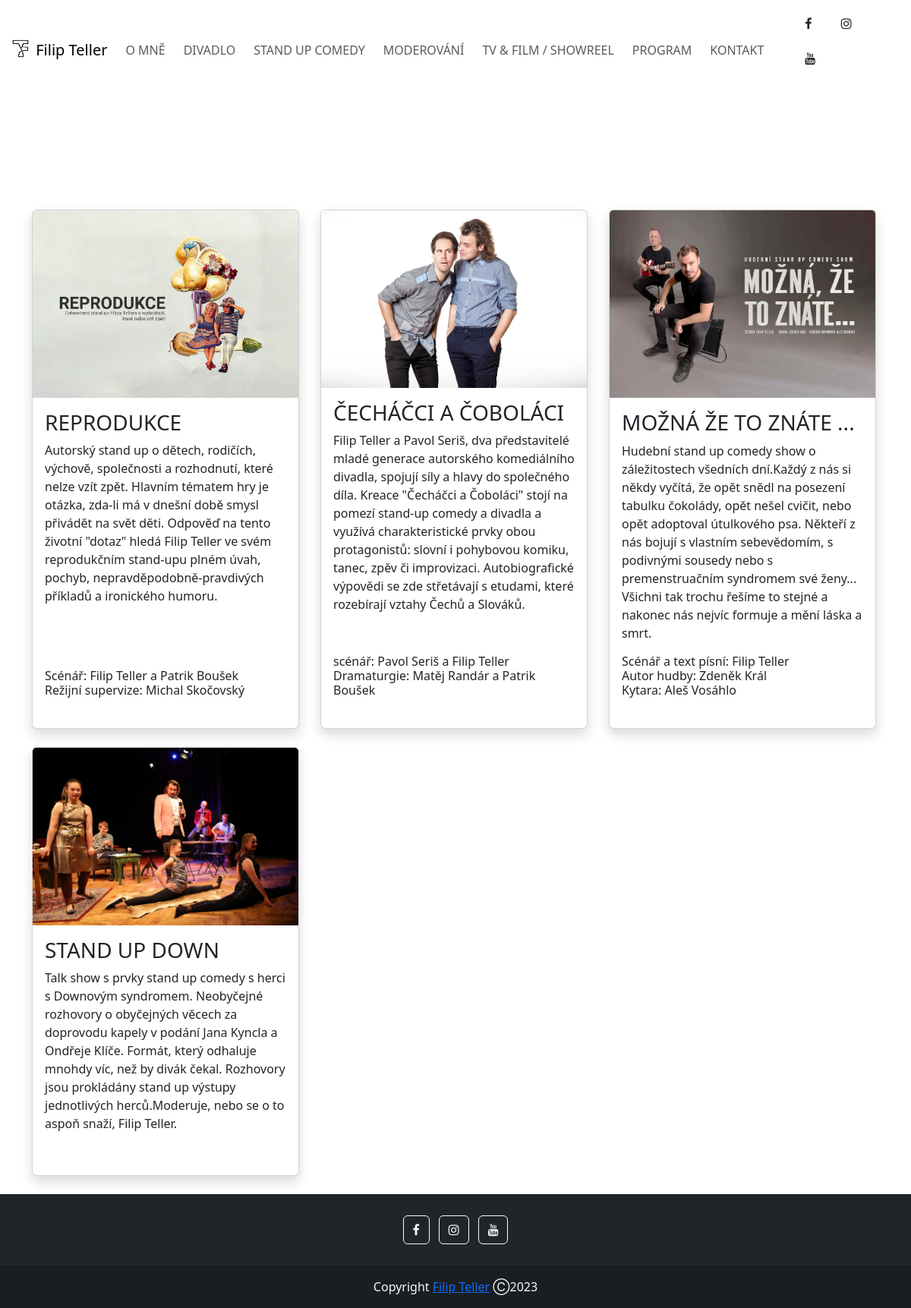
/standup, run on the app's committed database.
### ft_site/models.py (models this page shows, shortened)
class ProductionStandup(models.Model):
	name = models.CharField('Představení', max_length=120, blank=True)
	description = models.TextField('Popis', blank=True)
	authors = models.TextField('Autori', blank=True)
	fotoPath = models.TextField('Foto', blank=True)

### ft_site/views.py (the view)
# urls.py: path('standup', views.standup, name="standup"),
def standup(request):
	production = ProductionStandup.objects.all()
	return render(request, 'site/standup.html', {'production': production,})

### ft_site/templates/site/standup.html
{% extends 'site/base.html' %}
{% block content %}
{% load static %}
<div class="container ">
<br/><br/><br/>
<div class="row">
    {% for product in production %}
  <div class="col mb-4 d-flex align-items-stretch">
<div class="card shadow" style="width: 22rem;">
  <img src="{{ product.fotoPath }}" class="card-img-top" alt="">
  <div class="card-body d-flex flex-column">
    <h3 class="card-title">{{ product.name|upper }}</h3>
    <p class="card-text">{{ product.description }}</p>
    <h6 class="card-title mt-auto">{{ product.authors|linebreaks }}</h6>
 </div>
    </div>
    </div>
    {% endfor %}
  </div>
</div>
{% endblock %}

### data on the page
ProductionStandup: fotoPath (picture), name "REPRODUKCE", description "Autorský stand up o dětech, rodičích, výchově, společnosti a rozhodnutí, které nelze vzít zpět. Hlavním tématem hry je otázka, zda-li má v dnešní době smysl přivádět na svět děti. Odpověď na tento životní \"dotaz\" hledá Filip Teller ve svém reprodukčním stand-upu plném úvah, pochyb, nepravděpodobně-pravdivých příkladů a ironického humoru.", authors "Scénář: Filip Teller a Patrik Boušek Režijní supervize: Michal Skočovský"
ProductionStandup: fotoPath (picture), name "ČECHÁČCI A ČOBOLÁCI", description "Filip Teller a Pavol Seriš, dva představitelé mladé generace autorského komediálního divadla, spojují síly a hlavy do společného díla. Kreace \"Čecháčci a Čoboláci\" stojí na pomezí stand-up comedy a divadla a využívá charakteristické prvky obou protagonistů: slovní i pohybovou komiku, tanec, zpěv či improvizaci. Autobiografické výpovědi se zde střetávají s etudami, které rozebírají vztahy Čechů a Slováků.", authors "scénář: Pavol Seriš a Filip Teller Dramaturgie: Matěj Randár a Patrik Boušek"
ProductionStandup: fotoPath (picture), name "MOŽNÁ ŽE TO ZNÁTE ...", description "Hudební stand up comedy show o záležitostech všedních dní.Každý z nás si někdy vyčítá, že opět snědl na posezení tabulku čokolády, opět nešel cvičit, nebo opět adoptoval útulkového psa. Někteří z nás bojují s vlastním sebevědomím, s podivnými sousedy nebo s premenstruačním syndromem své ženy... Všichni tak trochu řešíme to stejné a nakonec nás nejvíc formuje a mění láska a smrt.", authors "Scénář a text písní: Filip Teller Autor hudby: Zdeněk Král Kytara: Aleš Vosáhlo"
ProductionStandup: fotoPath (picture), name "STAND UP DOWN", description "Talk show s prvky stand up comedy s herci s Downovým syndromem. Neobyčejné rozhovory o obyčejných věcech za doprovodu kapely v podání Jana Kyncla a Ondřeje Klíče. Formát, který odhaluje mnohdy víc, než by divák čekal. Rozhovory jsou prokládány stand up výstupy jednotlivých herců.Moderuje, nebo se o to aspoň snaží, Filip Teller."
